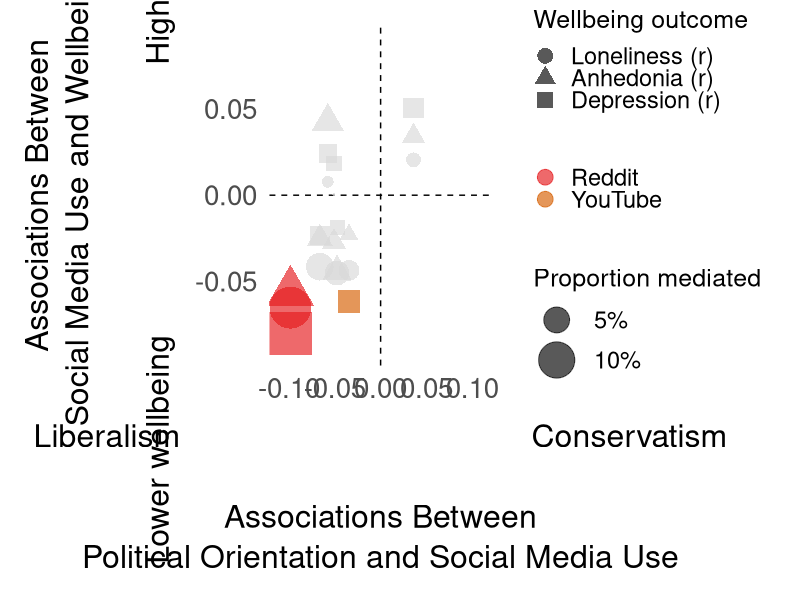
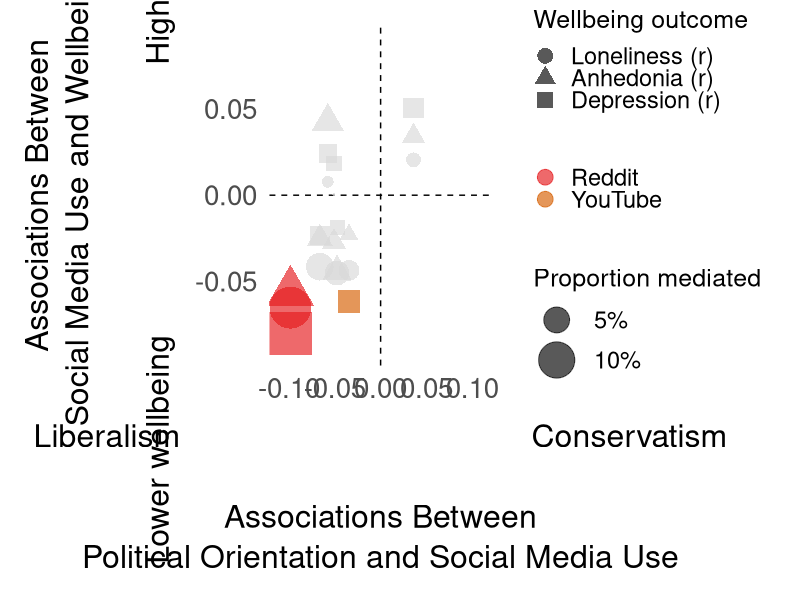

Recreate these plots in R, in order.
#############################################
#
#       ANES main mediation figure
#
#############################################

library(dplyr)
library(ggplot2)

anes_res <- read.csv("anes_w3_mediation_results.csv")

platforms <- c(
  "facebook_frequency",
  "instagram_frequency",
  "reddit_frequency",
  "tiktok_frequency",
  "youtube_frequency",
  "twitter_frequency",
  "total_platform_frequency"
)

mediator_order <- c(
  "Social Media",
  "Facebook",
  "Instagram",
  "Reddit",
  "TikTok",
  "Twitter",
  "YouTube"
)

outcome_labels <- c(
  "loneliness" = "Loneliness (r)",
  "anhedonia" = "Anhedonia (r)",
  "depression" = "Depression (r)"
)

outcome_order <- unname(outcome_labels)

outcome_shape_vals <- c(
  "Loneliness (r)" = 16,
  "Anhedonia (r)" = 17,
  "Depression (r)" = 15
)

#############################################
# Prepare data

fig_df <- anes_res %>%
  filter(
    mediator %in% platforms,
    model_type == "mediation",
    sample == "all",
    outcome %in% names(outcome_labels)
  ) %>%
  mutate(
    y_est = b_path_est,
    sig_mediation = a_path_p <= 0.05 &
      b_path_p <= 0.05 &
      (acme_ci_low > 0 | acme_ci_high < 0) &
      is.finite(acme_ci_low) &
      is.finite(acme_ci_high),
    outcome = dplyr::recode(outcome, !!!outcome_labels),
    mediator = dplyr::recode(
      mediator,
      "facebook_frequency" = "Facebook",
      "instagram_frequency" = "Instagram",
      "reddit_frequency" = "Reddit",
      "tiktok_frequency" = "TikTok",
      "youtube_frequency" = "YouTube",
      "twitter_frequency" = "Twitter",
      "total_platform_frequency" = "Social Media"
    ),
    color_var = if_else(sig_mediation, mediator, "n.s.")
  ) %>%
  filter(is.finite(a_path_est), is.finite(y_est), is.finite(prop_mediated_est)) %>%
  mutate(
    outcome = factor(outcome, levels = outcome_order),
    color_var = factor(
      color_var,
      levels = c(mediator_order, "n.s.")
    )
  )

#############################################
# Plot settings

color_palette <- c(
  "Facebook" = "#1877F2",
  "Twitter" = "#F28E2B",
  "TikTok" = "#8A3FFC",
  "Instagram" = "#C13584",
  "YouTube" = "#D55E00",
  "Reddit" = "#E41A1C",
  "Social Media" = "#009E9A",
  "n.s." = "grey85"
)

theme_clean <- theme_minimal(base_size = 20) +
  theme(
    panel.grid.minor = element_blank(),
    panel.grid.major.x = element_blank(),
    panel.background = element_rect(fill = "white", colour = NA),
    plot.background = element_rect(fill = "white", colour = NA)
  )

x_limit <- max(abs(fig_df$a_path_est), na.rm = TRUE) * 1.12
y_limit <- max(abs(fig_df$y_est), na.rm = TRUE) * 1.12

#############################################
# Create figure

p <- ggplot(fig_df, aes(x = a_path_est, y = y_est)) +
  geom_hline(yintercept = 0, colour = "black", linetype = "dashed") +
  geom_vline(xintercept = 0, colour = "black", linetype = "dashed") +
  geom_point(
    aes(
      size = abs(prop_mediated_est),
      color = color_var,
      shape = outcome
    ),
    alpha = 0.65
  ) +
  scale_size_area(
    max_size = 14,
    name = "Proportion mediated",
    breaks = c(0.05, 0.10, 0.20),
    labels = scales::percent_format(accuracy = 1)
  ) +
  scale_color_manual(
    values = color_palette,
    name = NULL,
    breaks = mediator_order,
    guide = guide_legend(override.aes = list(size = 5), order = 2)
  ) +
  scale_shape_manual(
    values = outcome_shape_vals,
    name = "Wellbeing outcome",
    guide = guide_legend(override.aes = list(size = 5), order = 1)
  ) +
  scale_x_continuous(limits = c(-x_limit, x_limit)) +
  scale_y_continuous(limits = c(-y_limit, y_limit)) +
  labs(
    x = "Liberalism                                       Conservatism\n\nAssociations Between\nPolitical Orientation and Social Media Use",
    y = "Associations Between\nSocial Media Use and Wellbeing\n\nLower wellbeing                              Higher wellbeing"
  ) +
  theme_clean +
  theme(
    panel.grid.major.y = element_blank(),
    axis.text.x = element_text(size = 20),
    axis.text.y = element_text(size = 20),
    axis.title.x = element_text(size = 23, lineheight = 1.05, margin = margin(t = 14)),
    axis.title.y = element_text(size = 23, lineheight = 1.05, margin = margin(r = 14)),
    legend.position = "right",
    legend.text = element_text(size = 17),
    legend.title = element_text(size = 18),
    legend.key.height = unit(0.9, "lines"),
    plot.margin = margin(t = 18, r = 18, b = 18, l = 18)
  )

p

ggsave(
  "Plots/fig_ANES.png",
  plot = p,
  width = 15,
  height = 10,
  dpi = 300
)
